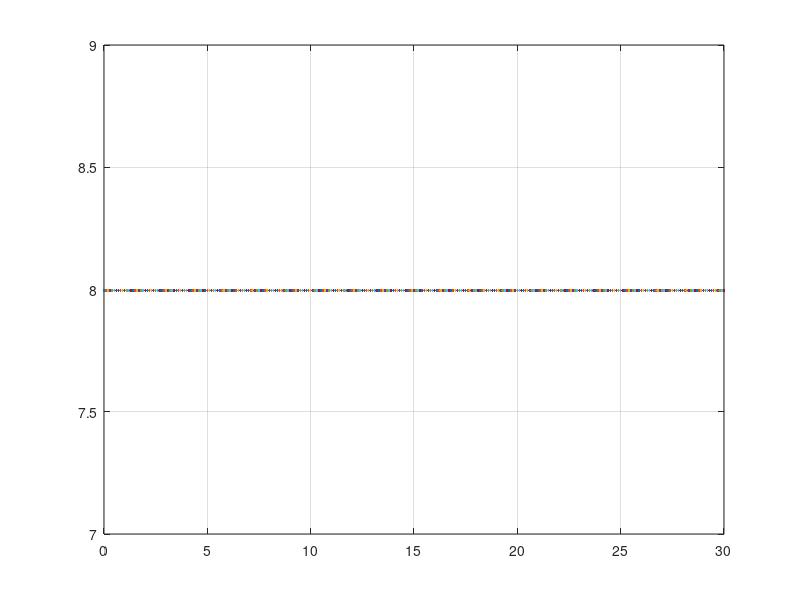

The MATLAB source for this figure:
clear,
clc
a=0.25;b=2;
Ts=0.1;
Tstop=30;
uk=1;
x(1)=0;
for k=1:(Tstop/Ts)
    x(k=1)=(1-a*Ts).*x(k) +Ts*b*uk;
end
k=0:Ts:Tstop;
plot(k,x)
grid on
